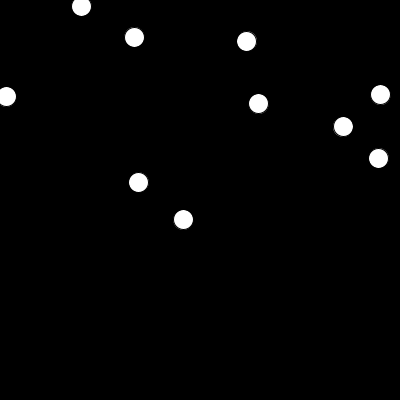
Frame 1 (no input)
Frame 60 (the mouse pressed at the canvas centre just before this capture): identical to frame 1, image omitted
Frame 120 (the mouse held since frame 60 and released just before this capture): identical to frame 1, image omitted

The Processing sketch that drew this single still picture (run headless with seeded random() and noise(); from frame 60 on, the mouse is pressed at the canvas centre):

// Processing sketch: week16_A_deck_01_ArrayList_for
// ── week16_A_deck_01_ArrayList_for.pde
ArrayList<PVector> pt = new ArrayList<PVector>();
void setup(){
  size(400,400);
  for(int i=0; i<10; i++){
    pt.add( new PVector(random(400),random(400)) );
  }
}
void draw(){
  background(0);
  for( PVector p : pt ){
    ellipse(p.x, p.y, 20, 20);
  }
}
